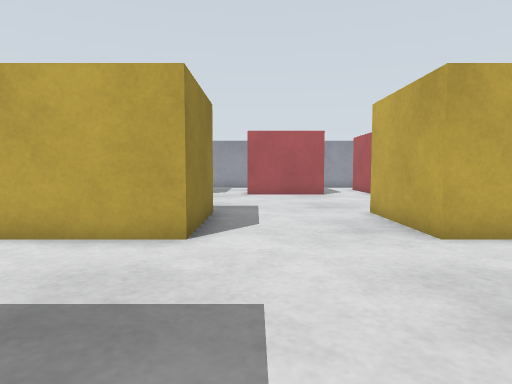
[1] (above)

24 first-person views from a walk through a robot-simulator world made for Gazebo. The camera is 0.61 m above the floor, tilts 4° down and sees 75° across. The floor is counted in squares, 0.5 m on a side. Each view is taken from the middle of a square. On the plan, view 1 faces up. The plan holds only what a view shows up to about 14 squares ahead; the rest is blank.

[2]
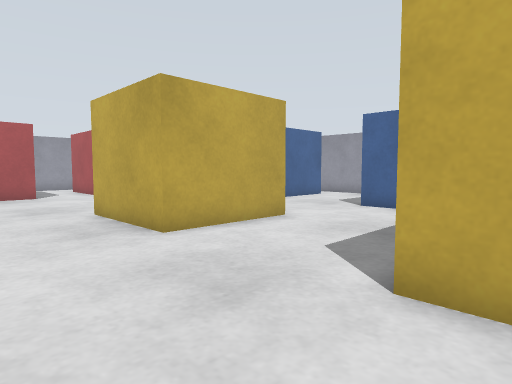

[3]
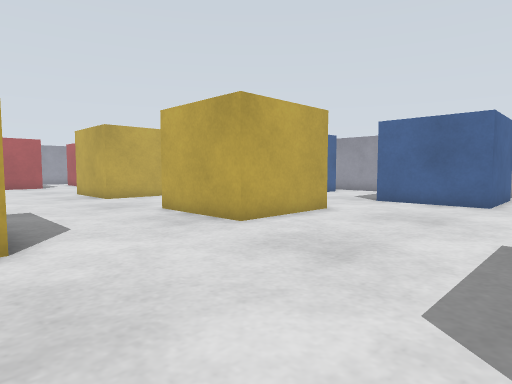

[4]
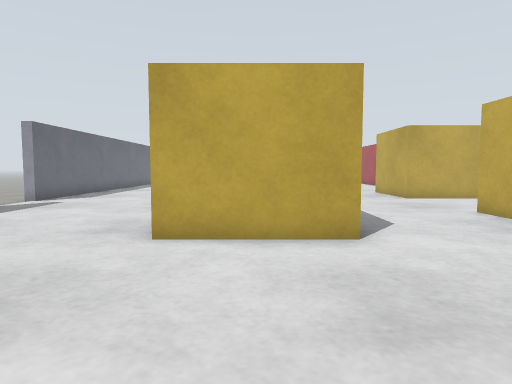

[5]
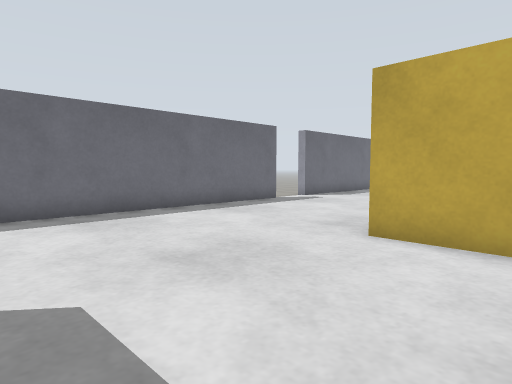

[6]
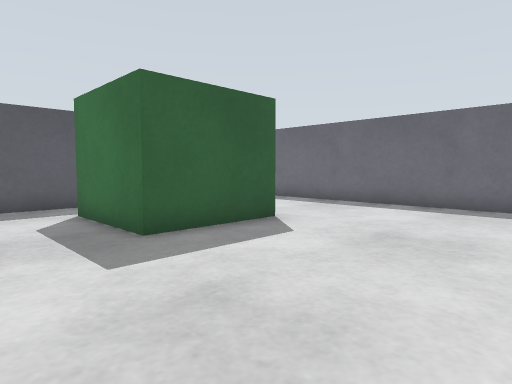

[7]
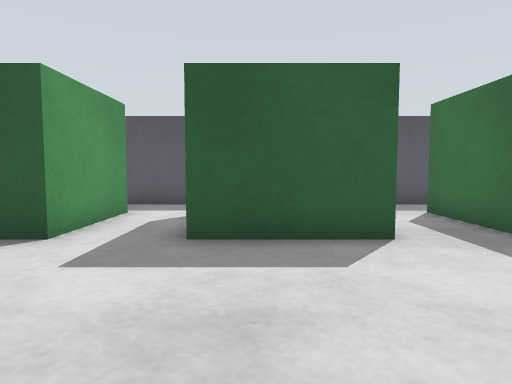

[8]
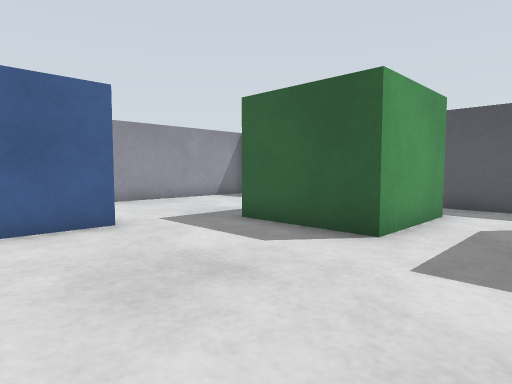

[9]
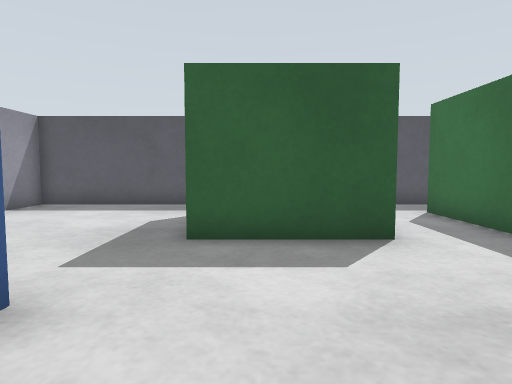

[10]
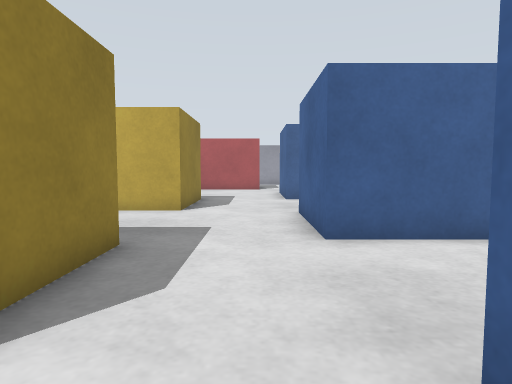

[11]
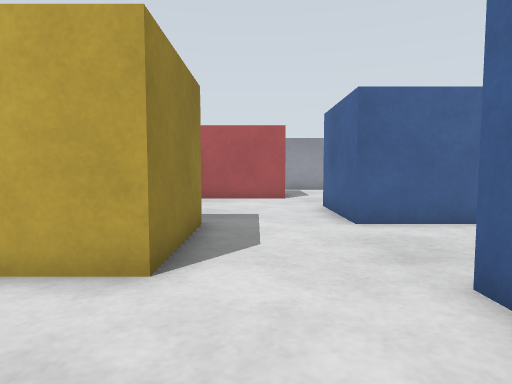

[12]
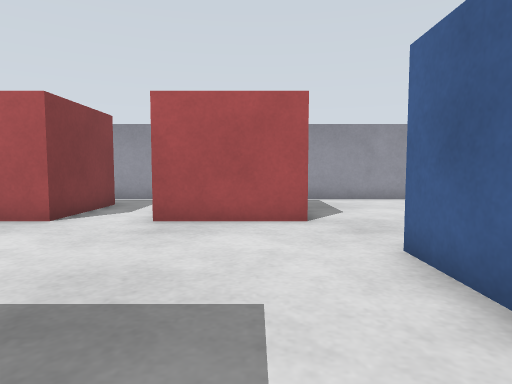

[13]
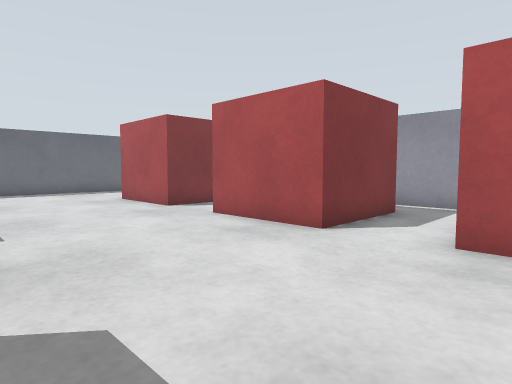

[14]
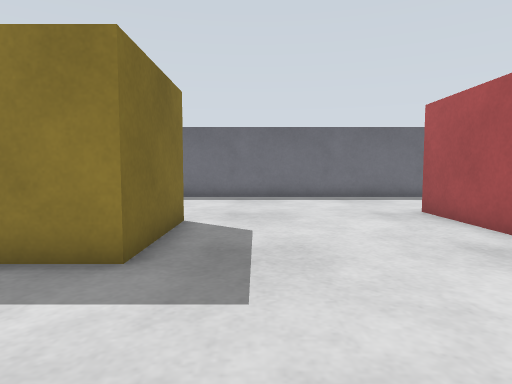

[15]
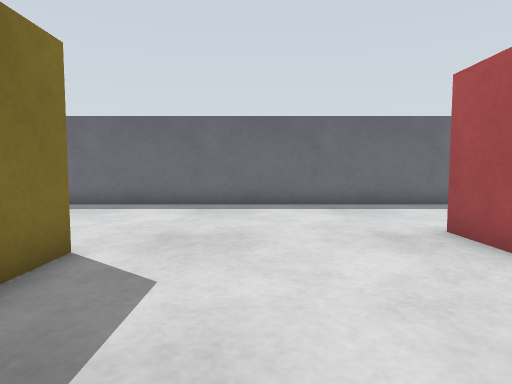

[16]
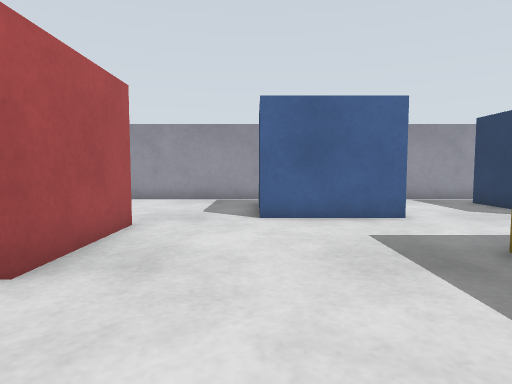

[17]
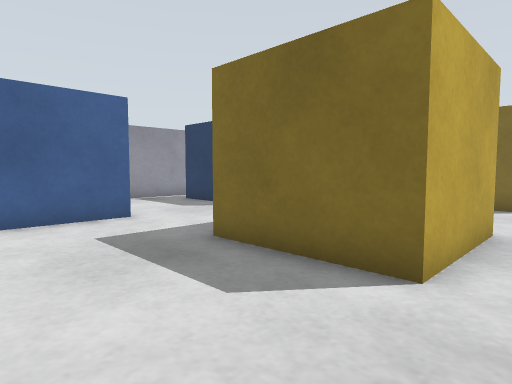

[18]
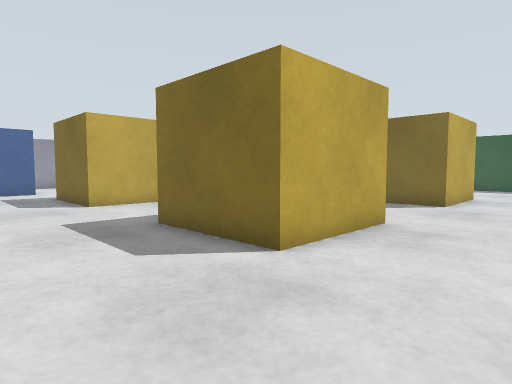

[19]
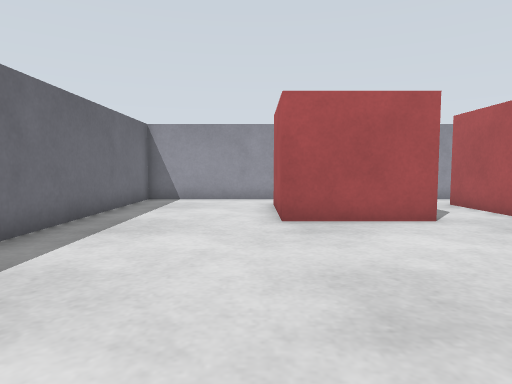

[20]
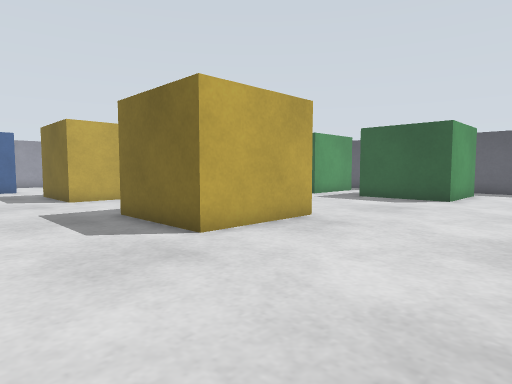

[21]
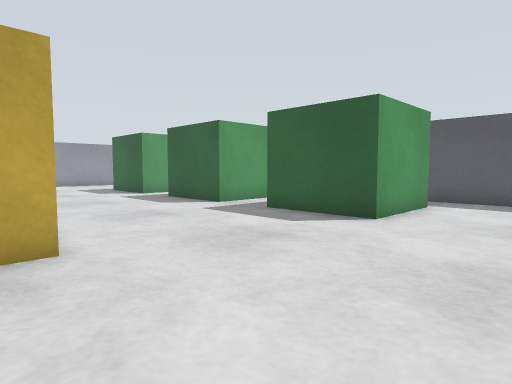

[22]
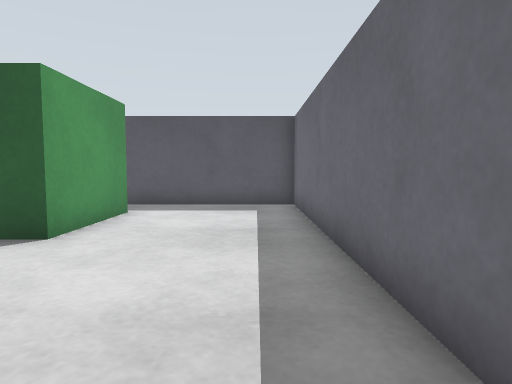

[23]
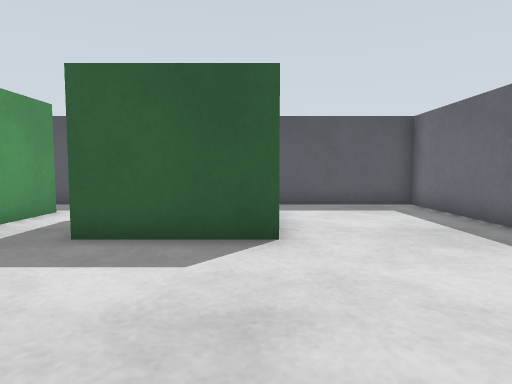

[24]
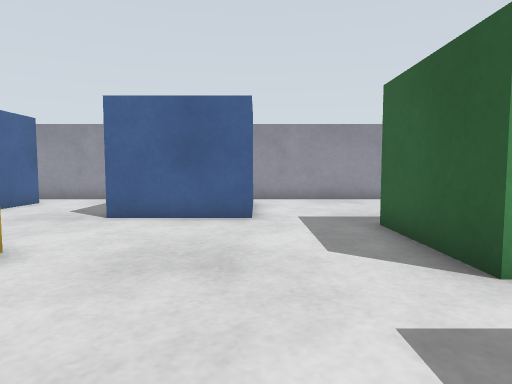

### Floor plan
Key: @ floor where view 1 was taken; # wall or solid block; . floor; B yellow box; R red box; L blue box; G green box.
Columns run from 12 left of view 1 to 16 right of it. Each row starts with its distance up from view 1.
 22  ######     #####     #####
 21  #....      .  ..     .....
 20  #....      .  ...    ....
 19  #....R    .R  R..    ....
 18  #....R  R..R  R..    ...  .#
 17  #....R  R..R  R..    ......#
 16  #....RRRR..RRRR..RRRR......#
 15  #..........................#
 14  #..........................#
 13  #.....................LLL..#
 12  #....................L
 11  #....................L
 10  #....................LLLL
  9  #.....BBBBB...BBBBB......
  8  #.....B   B...B   B......
  7  #.....B   B...B   B........#
  6  #.....BBBBB...BBBBB........#
  5 .#....................L LLL.#
  4 ......................L     #
  3  .....................L     #
  2  #....................LLLLL.#
  1  #.....BBBBB...BBBBB........#
  0  #.....B    @..B   B........#
 -1  #.....B    ...B   B......
 -2  #.....BBBBB...BBBBB....
 -3  #....................L
 -4  #....................L
 -5  #....................L   L
 -6  #.....................LLL..#
 -7  #..........................#
 -8  #..........................#
 -9  #....GGGG..GGGG..GGGG......#
-10  #....G  G..G  G..G   ......#
-11  #....G  G..G  G..G   ......#
-12  #....G  G..G  G..G   ......#
-13  #.....  ....  ....   ......#
-14  ##################   #######

Positions as (right, up) in squares from view 1, and headings:
1: (0, 0), facing up
2: (0, 0), facing up-right
3: (-2, -8), facing up-right
4: (-3, -8), facing up
5: (-2, -8), facing up-left
6: (0, -3), facing down-left
7: (2, -3), facing down
8: (3, -3), facing down-right
9: (8, -3), facing down
10: (9, -4), facing up
11: (8, 2), facing up
12: (8, 8), facing up
13: (7, 10), facing up-left
14: (3, 11), facing left
15: (0, 12), facing left
16: (2, 13), facing right
17: (2, 13), facing down-right
18: (-8, 13), facing down-right
19: (-7, 8), facing up
20: (-10, 5), facing down-right
21: (-10, -1), facing down-right
22: (-10, -3), facing down
23: (-6, -3), facing down
24: (2, -6), facing right
